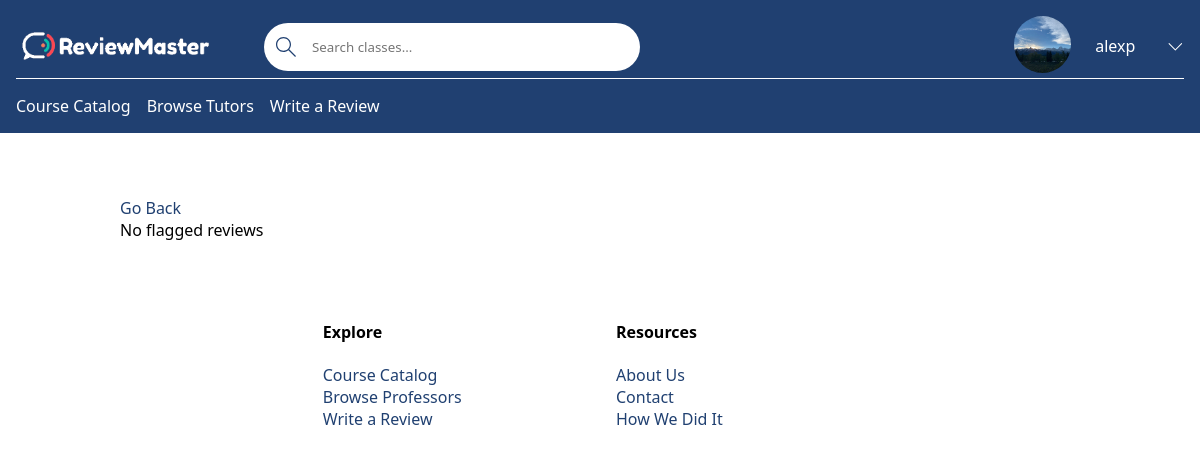
Page /flagged/1 (signed in) on the earlier database version.
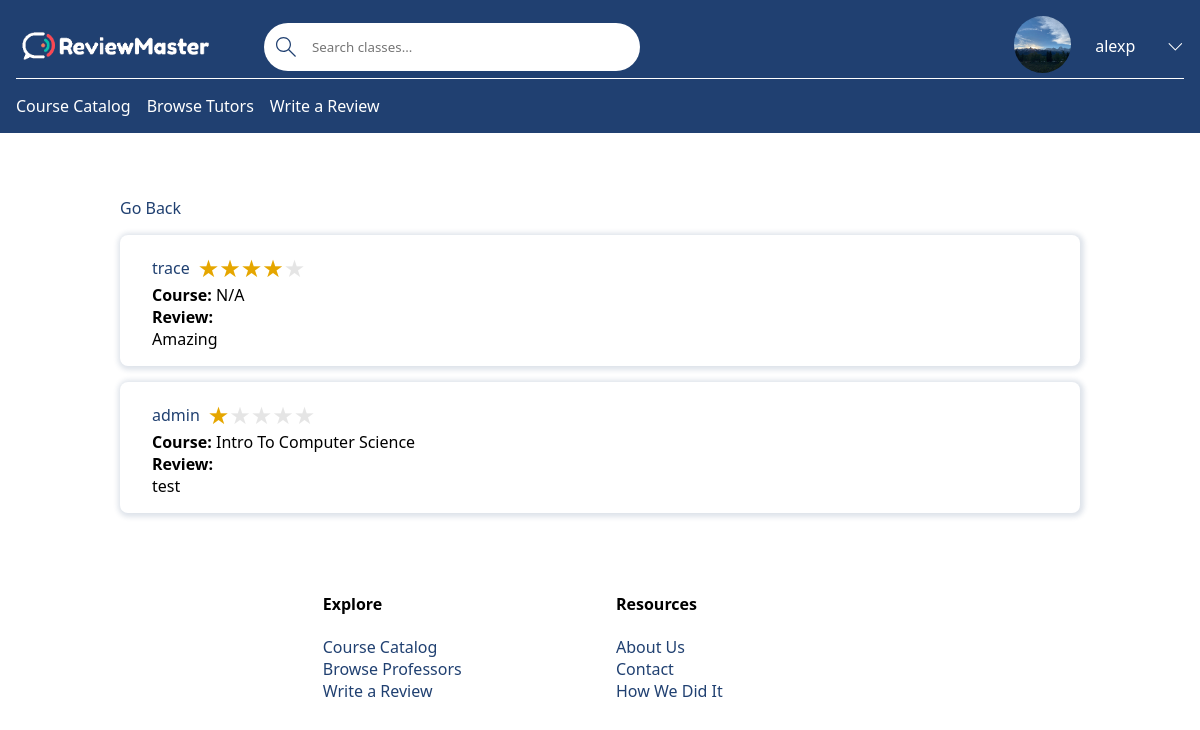
Same page on the later database version.
### base/models.py (models this page shows, shortened)
class Review(models.Model):
    professor = models.ForeignKey(Professor, on_delete=models.CASCADE)
    student = models.ForeignKey(User, on_delete=models.CASCADE)
    flagged = models.BooleanField(default=False)
    rating = models.IntegerField()
    course = models.ForeignKey(Course, related_name='course', on_delete=models.SET_NULL, null=True)
    review = models.TextField(null=True, blank=True)
    reply = models.TextField(null=True, blank=True)

class Course(models.Model):
    name = models.CharField(max_length=200)  # Ex: Software Engineering
    department = models.ForeignKey(Department, null=True,
                                   on_delete=models.SET_NULL)  # NOT SURE IF SET NULL IS GOOD HERE
    number = models.IntegerField(null=False)  # Ex: 3155
    students = models.ManyToManyField(User, related_name='students',
                                      blank=True)  # The students who are taking the course
    professor = models.ManyToManyField(Professor, related_name='professor')  # The professor who teach the course
    tutor = models.ManyToManyField(Tutor, related_name='course', blank=True)
    credit_hours = models.IntegerField() # EX: 3
    class Meta:
        ordering = ['department', 'number']  # Order by department, number, and section number.

### base/views/views_review.py (the view)
# urls.py: path('flagged/<int:pk>', flagged, name='flagged'),
@login_required(login_url='/login')
def flagged(request,pk):
    professor = Professor.objects.get(id=pk)
    reviews = professor.review_set.filter(flagged=True)
    context = {
        'professor': professor,
        'reviews': reviews
    }
    return render(request, 'base/review/flagged.html', context)

### base/templates/base/review/flagged.html (shortened to what this page needs)
{% extends 'main.html' %}
{% load static %}
{% block content %}
    <main>
        <a href="{% url 'professor-reviews' professor.id%}">Go Back</a>
        {% if reviews %}
            {% for review in reviews %}
                <div class="card">
                    <div class="review-title">
                        <a href="{% url 'profile' review.student %}">{{ review.student }}</a>
                        <div class="container-rating">
                            <span class="star-rating star-rating-{{ review.rating|slice:":1" }}"></span>
                        </div>
                    </div>
                    <div class="review-course">
                        <strong>Course:</strong>
                        {% if review.course %}
                            {{ review.course.name }}
                        {% else %}
                            N/A
                        {% endif %}
                    </div>
                    <div class="review-content">
                        <strong>Review:</strong>
                        <div>{{ review.review }}</div>
                    </div>
                </div>
            {% endfor %}
        {% else %}
            <p>No flagged reviews</p>
        {% endif %}
    </main>
{% endblock content %}

Differences in the rows shown:
now on this page (row edited): Review: student "trace", rating 4 (drawn), shows "N/A", review "Amazing"
added Review: student "admin", rating 1 (drawn), course.name "Intro To Computer Science", review "test"
Other differences:
text no longer shown: "No flagged reviews"
